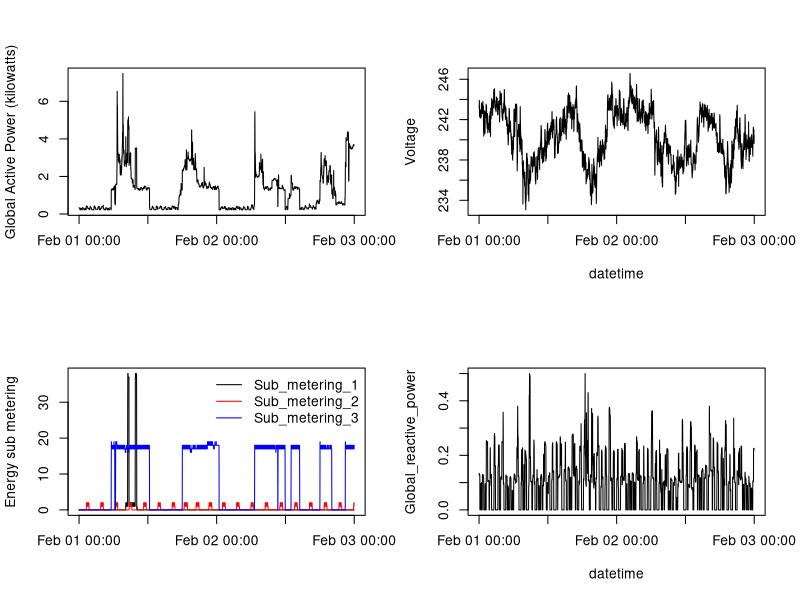

Here is the R script that generated this plot:
setwd("D:/AppliedStatistics/Cousera/4_EXDATA/Project1")

#load power Data to R environment
power <- read.table('power.data')

## Open png device; create 'plot4.png' in current working directory

png(filename='plot4.png')

# subset data
power$dt <-  strptime(paste(power$Date, power$Time, sep = " "), "%d/%m/%Y %H:%M:%S")

# partition the plot area to four quadrants
par(mfrow=c(2,2))

# 1st Plot
plot( power$dt, 
      power$Global_active_power,
      ylab='Global Active Power (kilowatts)', xlab='', type='l')

# 2nd Plot
plot( power$dt, 
      power$Voltage,
      ylab='Voltage', xlab='datetime', type='l')

#3rd Plot
plot( power$dt,
      power$Sub_metering_1, type='l',
      xlab='', 
      ylab='Energy sub metering')
lines(power$dt, power$Sub_metering_2, col='red')
lines(power$dt, power$Sub_metering_3, col='blue')
legend('topright', 
       legend=c('Sub_metering_1', 'Sub_metering_2', 'Sub_metering_3'),
       col=c('black', 'red', 'blue'), 
       lty='solid',
       bty='n') 

#Plot 4
plot(power$dt, 
     power$Global_reactive_power,
     ylab='Global_reactive_power', xlab='datetime', type='l')


dev.off()